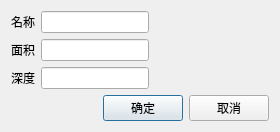
<?xml version="1.0" encoding="UTF-8"?>
<ui version="4.0">
 <class>StructureInfoDialog</class>
 <widget class="QDialog" name="StructureInfoDialog">
  <property name="geometry">
   <rect>
    <x>0</x>
    <y>0</y>
    <width>280</width>
    <height>125</height>
   </rect>
  </property>
  <property name="windowTitle">
   <string>Dialog</string>
  </property>
  <layout class="QVBoxLayout" name="verticalLayout">
   <item>
    <layout class="QHBoxLayout" name="horizontalLayout_2">
     <item>
      <layout class="QGridLayout" name="gridLayout">
       <item row="0" column="1">
        <widget class="QLineEdit" name="nameLineEdit"/>
       </item>
       <item row="1" column="1">
        <widget class="QLineEdit" name="areaLineEdit"/>
       </item>
       <item row="1" column="0">
        <widget class="QLabel" name="label_2">
         <property name="text">
          <string>面积</string>
         </property>
        </widget>
       </item>
       <item row="2" column="0">
        <widget class="QLabel" name="label_4">
         <property name="text">
          <string>深度</string>
         </property>
        </widget>
       </item>
       <item row="0" column="0">
        <widget class="QLabel" name="label">
         <property name="text">
          <string>名称</string>
         </property>
        </widget>
       </item>
       <item row="2" column="1">
        <widget class="QLineEdit" name="heightLineEdit"/>
       </item>
      </layout>
     </item>
     <item>
      <spacer name="horizontalSpacer_2">
       <property name="orientation">
        <enum>Qt::Horizontal</enum>
       </property>
       <property name="sizeHint" stdset="0">
        <size>
         <width>40</width>
         <height>20</height>
        </size>
       </property>
      </spacer>
     </item>
    </layout>
   </item>
   <item>
    <layout class="QHBoxLayout" name="horizontalLayout">
     <item>
      <spacer name="horizontalSpacer">
       <property name="orientation">
        <enum>Qt::Horizontal</enum>
       </property>
       <property name="sizeHint" stdset="0">
        <size>
         <width>40</width>
         <height>20</height>
        </size>
       </property>
      </spacer>
     </item>
     <item>
      <widget class="QPushButton" name="comfirmButton">
       <property name="text">
        <string>确定</string>
       </property>
      </widget>
     </item>
     <item>
      <widget class="QPushButton" name="cancelButton">
       <property name="text">
        <string>取消</string>
       </property>
      </widget>
     </item>
    </layout>
   </item>
  </layout>
 </widget>
 <resources/>
 <connections/>
</ui>
